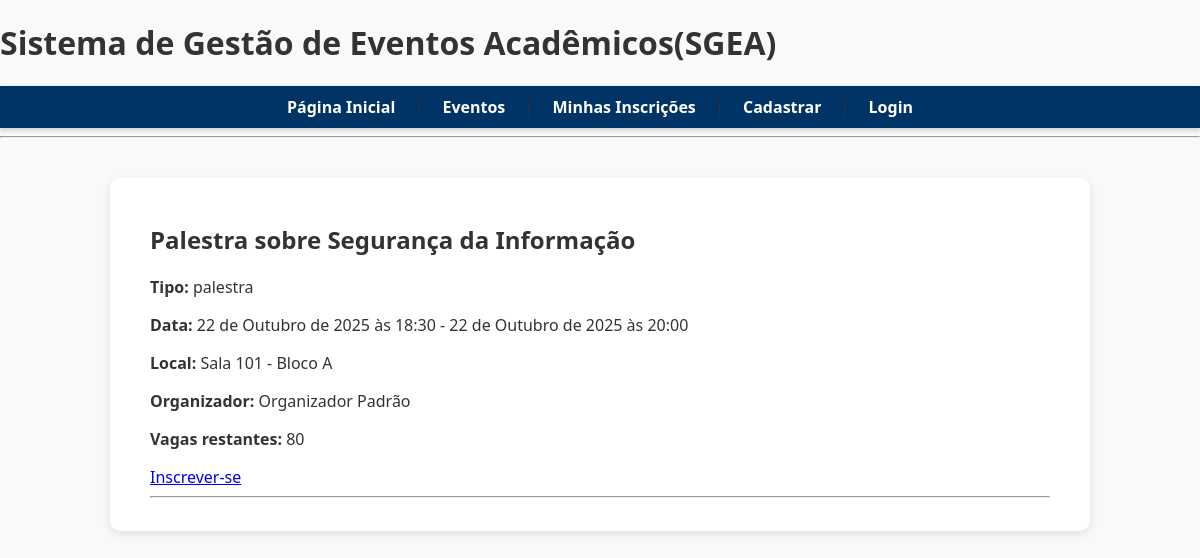
Screenshot of /eventos/4/ with the database file from the repository.
### eventos/models.py (models this page shows, shortened)
class Evento(models.Model):
    TIPOS = [
        ('seminario', 'Seminário'),
        ('palestra', 'Palestra'),
        ('minicurso', 'Minicurso'),
        ('semana', 'Semana Acadêmica'),
    ]
    titulo = models.CharField(max_length=200)
    tipo = models.CharField(max_length=50, choices=TIPOS)
    data_inicio = models.DateTimeField()
    data_fim = models.DateTimeField()
    horario = models.CharField(max_length=100)
    local = models.CharField(max_length=200)
    vagas = models.PositiveIntegerField(default=0)
    organizador = models.ForeignKey(settings.AUTH_USER_MODEL, on_delete=models.CASCADE)

### usuarios/models.py (models this page shows)
class Usuario(AbstractUser):
    PERFIS = [
        ('aluno', 'Aluno'),
        ('professor', 'Professor'),
        ('organizador', 'Organizador'),
    ]
    telefone = models.CharField(max_length=20, blank=False)
    instituicao = models.CharField(max_length=150, blank=True)
    perfil = models.CharField(max_length=20, choices=PERFIS, default='aluno')
    def __str__(self):
        return self.get_full_name() or self.username

### eventos/views.py (the view)
# urls.py: path('<int:id>/', views.detalhe_evento, name='detalhe'),
def detalhe_evento(request, id):
    evento = get_object_or_404(Evento, id=id)
    inscritos = Inscricao.objects.filter(evento=evento).select_related('usuario')
    return render(request, 'eventos/detalhe.html', {'evento': evento, 'inscritos': inscritos})

### templates/eventos/detalhe.html (shortened to what this page needs)
{% extends 'base.html' %}
{% block content %}
<h2>{{ evento.titulo }}</h2>
<p><strong>Tipo:</strong> {{ evento.tipo }}</p>
<p><strong>Data:</strong> {{ evento.data_inicio }} - {{ evento.data_fim }}</p>
<p><strong>Local:</strong> {{ evento.local }}</p>
<p><strong>Organizador:</strong> {{ evento.organizador }}</p>
<p><strong>Vagas restantes:</strong> {{ evento.vagas }}</p>
<a href="{% url 'inscricoes:inscrever' evento.id %}">Inscrever-se</a>
<hr>
{% endblock %}

### static/css/style.css (style rules this page uses)
body { font-family: 'Segoe UI', Tahoma, Geneva, Verdana, sans-serif; background-color: #f8f9fa; margin: 0; padding: 0; color: #333; }

### rows the page displays
Evento: titulo "Palestra sobre Segurança da Informação", tipo "palestra", data_inicio "22 de Outubro de 2025 às 18:30", data_fim "22 de Outubro de 2025 às 20:00", local "Sala 101 - Bloco A", organizador "Organizador Padrão", vagas "80"
